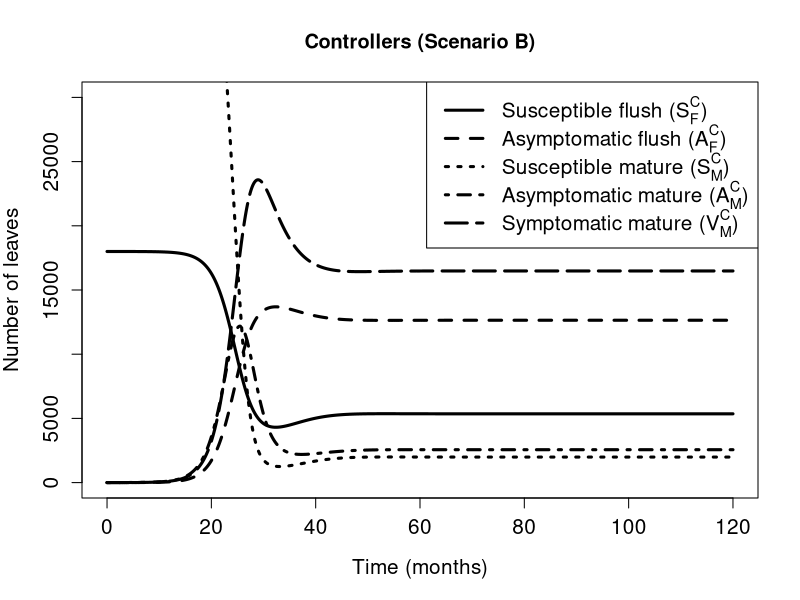
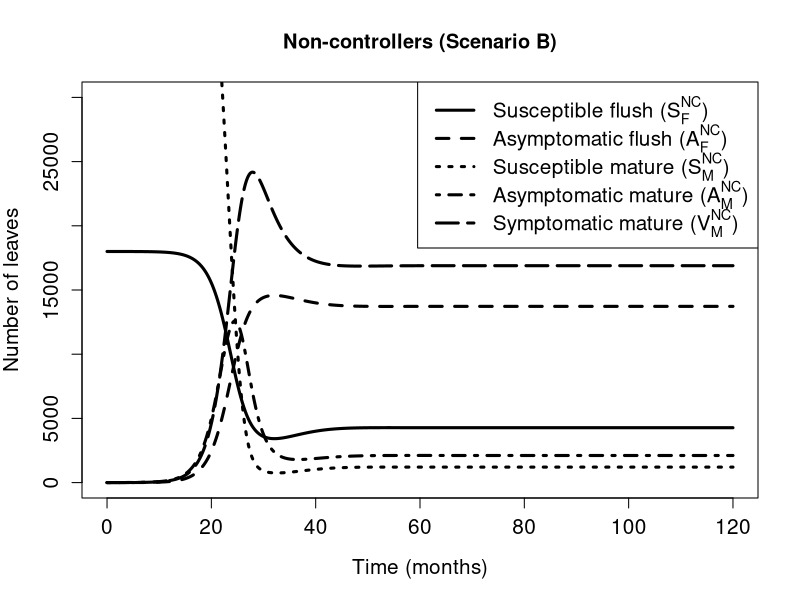

The R script that drew these images, in order:
# delete everything
rm(list=ls(all=TRUE))

# import library for solving differential equations
require(deSolve)

shortEndTime <- 120

thisParams <- list(
  rho = 6000,
  # Scenario B (balanced primary and secondary)
  beta = 10^-3.92,
  epsilon = 10^-0.3,
  nu = 1,
  eta = 1/3,
  gamma = 1/9,
  alpha = 1/2,
  omega = 2/9,
  sigma = 1/2,
  mu = 1,
  # Conversion factor for external inoc is the number of infected leaves at eqm in the single-grower model
  incConvFact = 5667.40326042357,
  delta = 0.2,
  propControl = 0.5 # called pi in the paper
)

#
# right hand side of area wide model
#
# Note there are now two populations; _C (controllers) _NC (non-controllers)
#
# The fraction of each is propControl
#
modelFuncII <- function(t, y, p) 
{
  # state variables for the controllers
  S_F_C <- y[1]
  A_F_C <- y[2]
  S_M_C <- y[3]
  A_M_C <- y[4]
  V_M_C <- y[5]
  E_C   <- y[6]
  I_C   <- y[7]

  # state variables for the non-controllers
  S_F_NC <- y[8]
  A_F_NC <- y[9]
  S_M_NC <- y[10]
  A_M_NC <- y[11]
  V_M_NC <- y[12]
  E_NC   <- y[13]
  I_NC   <- y[14]
  
  dydt <- c()
  
  priRate_C <- (p$epsilon/p$incConvFact) * (p$propControl * I_C + (1-p$propControl) * I_NC)
  secRate_C <- p$beta * I_C

  priRate_NC <- (p$epsilon/p$incConvFact) * (p$propControl * I_C + (1-p$propControl) * I_NC)
  secRate_NC <- p$beta * I_NC

  dydt[1] <- p$rho - priRate_C * p$nu * S_F_C - secRate_C * p$nu * S_F_C - p$eta * S_F_C
  dydt[2] <- priRate_C * p$nu * S_F_C + secRate_C * p$nu * S_F_C - p$eta * A_F_C
  dydt[3] <- p$eta * S_F_C - priRate_C * S_M_C - secRate_C * S_M_C - p$gamma * S_M_C
  dydt[4] <- priRate_C * S_M_C + secRate_C * S_M_C - p$gamma * A_M_C - p$alpha * A_M_C
  dydt[5] <- p$alpha * A_M_C + p$eta * A_F_C - p$gamma * V_M_C - p$omega * V_M_C
  dydt[6] <- p$gamma * V_M_C + p$omega * V_M_C - p$sigma * E_C - p$delta * E_C
  dydt[7] <- p$sigma * E_C - p$mu * I_C - p$delta * I_C

  dydt[8] <- p$rho - priRate_NC * p$nu * S_F_NC - secRate_NC * p$nu * S_F_NC - p$eta * S_F_NC
  dydt[9] <- priRate_NC * p$nu * S_F_NC + secRate_NC * p$nu * S_F_NC - p$eta * A_F_NC
  dydt[10] <- p$eta * S_F_NC - priRate_NC * S_M_NC - secRate_NC * S_M_NC - p$gamma * S_M_NC
  dydt[11] <- priRate_NC * S_M_NC + secRate_NC * S_M_NC - p$gamma * A_M_NC - p$alpha * A_M_NC
  dydt[12] <- p$alpha * A_M_NC + p$eta * A_F_NC - p$gamma * V_M_NC - p$omega * V_M_NC
  dydt[13] <- p$gamma * V_M_NC + p$omega * V_M_NC - p$sigma * E_NC  # (note non-controllers don't remove litter)  - p$delta * E_NC
  dydt[14] <- p$sigma * E_NC - p$mu * I_NC # (note non-controllers don't remove litter) - p$delta * I_NC
    
  return(list(dydt))  
}

initCond <- rep(c(thisParams$rho/thisParams$eta,0,thisParams$rho/thisParams$gamma,0,0,1,0),2)

output <- lsoda(initCond, seq(from = 0, to = shortEndTime, length.out = 1000), modelFuncII, thisParams)

plot(output[, 1], cex.axis = 1.25, cex.lab  = 1.25, output[, 2], lwd=3, col = "black", type = "l", ylim = c(0,30000), xlab="Time (months)", ylab="Number of leaves", main="Controllers (Scenario B)") # S
lines(output[, 1], output[, 3],lwd=3, pch = 2,  lty = 2, col = "black") # I
lines(output[, 1], output[, 4], lwd=3, lty = 3, col = "black") # X
lines(output[, 1], output[, 5], lwd=3, lty = 4, col = "black") # Z
lines(output[, 1], output[, 6], lwd=3, lty = 5, col = "black") # Z

legend("topright", lty = c(1, 2, 3, 4, 5), lwd=3,
       col = c("black"), cex=1.25,
       legend = c(expression("Susceptible flush (S"[F]^{"C"}*")"), expression("Asymptomatic flush (A"[F]^{"C"}*")"),  expression("Susceptible mature (S"[M]^{"C"}*")"), expression("Asymptomatic mature (A"[M]^{"C"}*")"), expression("Symptomatic mature (V"[M]^{"C"}*")")))

ncOffset <- 7
plot(output[, 1], cex.axis = 1.25, cex.lab  = 1.25, output[, 2+ncOffset], lwd=3, col = "black", type = "l", ylim = c(0,30000), xlab="Time (months)", ylab="Number of leaves", main="Non-controllers (Scenario B)") # S
lines(output[, 1], output[, 3+ncOffset],lwd=3, pch = 2,  lty = 2, col = "black") # I
lines(output[, 1], output[, 4+ncOffset], lwd=3, lty = 3, col = "black") # X
lines(output[, 1], output[, 5+ncOffset], lwd=3, lty = 4, col = "black") # Z
lines(output[, 1], output[, 6+ncOffset], lwd=3, lty = 5, col = "black") # Z

legend("topright", lty = c(1, 2, 3, 4, 5), lwd=3,
       col = c("black"), cex=1.25,
       legend = c(expression("Susceptible flush (S"[F]^{"NC"}*")"), expression("Asymptomatic flush (A"[F]^{"NC"}*")"),  expression("Susceptible mature (S"[M]^{"NC"}*")"), expression("Asymptomatic mature (A"[M]^{"NC"}*")"), expression("Symptomatic mature (V"[M]^{"NC"}*")")))
